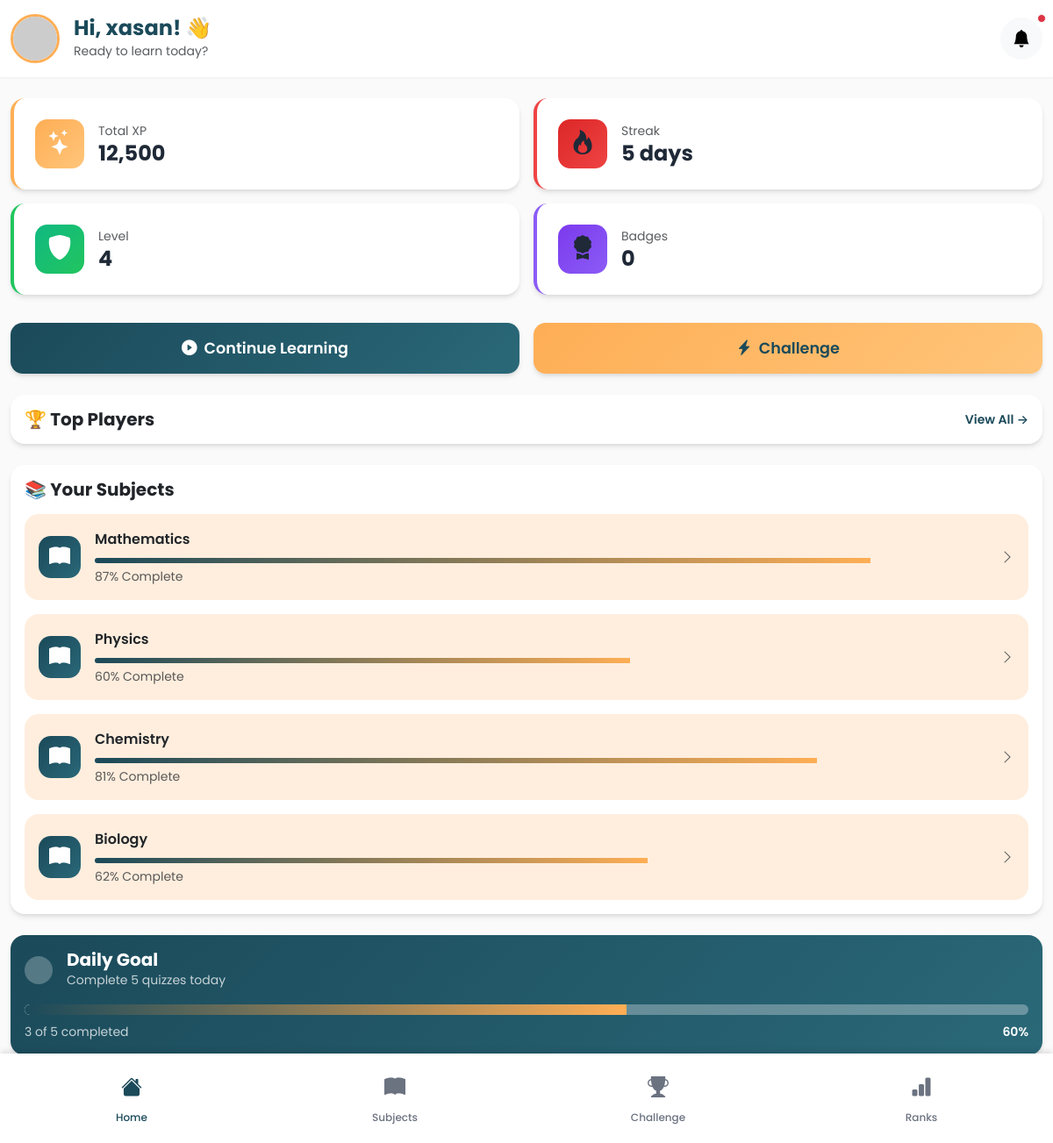
The page / on the database its author committed.
### tables this page shows
CREATE TABLE `students` (
  `id` int(11) NOT NULL,
  `name` varchar(100) NOT NULL,
  `email` varchar(150) DEFAULT NULL,
  `phone_number` varchar(15) DEFAULT NULL,
  `address` varchar(100) DEFAULT NULL,
  `school_id` int(11) DEFAULT NULL,
  `created_at` timestamp NOT NULL DEFAULT current_timestamp(),
  `school` varchar(100) DEFAULT NULL
);

CREATE TABLE `subjects` (
  `id` int(11) NOT NULL,
  `name` varchar(100) NOT NULL,
  `description` text DEFAULT NULL,
  `created_by_user_id` int(11) DEFAULT NULL,
  `created_at` timestamp NOT NULL DEFAULT current_timestamp(),
  `icon` varchar(30) DEFAULT NULL
);

### index.php (the view, shortened to what this page needs)
<?php
include 'inc/conn.php';
$student_id = $_SESSION['student_id'] ?? $_SESSION['user_id'] ?? 1;
$student_stmt = $conn->prepare("SELECT name, email FROM students WHERE id = ?");
$student_stmt->bind_param("i", $student_id);
$student_stmt->execute();
$student_result = $student_stmt->get_result();
$student = $student_result->fetch_assoc();
$student_name = $student ? explode(' ', $student['name'])[0] : 'Student';
$progress_stmt = $conn->prepare("SELECT total_score, streak_days, level FROM student_progress WHERE student_id = ?");
$progress_stmt->bind_param("i", $student_id);
$progress_stmt->execute();
$progress_result = $progress_stmt->get_result();
$progress = $progress_result->fetch_assoc();
$total_xp = $progress['total_score'] ?? 12500;
$streak_days = $progress['streak_days'] ?? 5;
$level = $progress['level'] ?? 4;
$subject_progress_stmt = $conn->prepare("
    SELECT s.id, s.name, COUNT(DISTINCT c.id) as total_chapters
    FROM subjects s
    LEFT JOIN chapters c ON s.id = c.subject_id
    GROUP BY s.id, s.name
    LIMIT 4
");
$subject_progress_stmt->execute();
$subject_progress_result = $subject_progress_stmt->get_result();
$subject_progress = [];
while ($row = $subject_progress_result->fetch_assoc()) {
    $subject_progress[] = $row;
}
$badge_stmt = $conn->prepare("SELECT COUNT(*) as badge_count FROM student_badges WHERE student_id = ?");
$badge_stmt->bind_param("i", $student_id);
$badge_stmt->execute();
$badge_result = $badge_stmt->get_result();
$badge_count = $badge_result->fetch_assoc()['badge_count'] ?? 8;
include 'head.php';
?>
<div class="container-fluid" style="padding-bottom: 100px;">
    <div class="row py-3 sticky-top bg-white shadow-sm-custom">
        <div class="col-12">
            <div class="d-flex justify-content-between align-items-center">
                <div class="d-flex align-items-center gap-3">
                    <img src="https://ui-avatars.com/api/?name=<?php echo urlencode($student_name); ?>&background=feae55&color=1b4a5a&size=56"
                         alt="Avatar" class="avatar" style="width: 56px; height: 56px;">
                    <div>
                        <h1 class="h4 mb-0 fw-bold text-primary">Hi, <?php echo htmlspecialchars($student_name); ?>! 👋</h1>
                        <p class="text-muted small mb-0">Ready to learn today?</p>
                    </div>
                </div>
                <button class="btn btn-light rounded-circle p-2 position-relative" style="width: 48px; height: 48px;">
                    <i class="bi bi-bell-fill fs-5"></i>
                    <span class="position-absolute top-0 start-100 translate-middle p-1 bg-danger border border-light rounded-circle">
                    </span>
                </button>
            </div>
        </div>
    </div>
    <div class="row g-3 mt-2">
        <div class="col-6">
            <div class="stat-card">
                <div class="d-flex align-items-center gap-3">
                    <div class="stat-icon stat-icon-accent">
                        <i class="bi bi-stars"></i>
                    </div>
                    <div>
                        <div class="text-muted small">Total XP</div>
                        <div class="h4 fw-bold mb-0"><?php echo number_format($total_xp); ?></div>
                    </div>
                </div>
            </div>
        </div>
        <div class="col-6">
            <div class="stat-card" style="border-left-color: #ef4444;">
                <div class="d-flex align-items-center gap-3">
                    <div class="stat-icon" style="background: linear-gradient(135deg, #dc2626 0%, #ef4444 100%);">
                        <i class="bi bi-fire"></i>
                    </div>
                    <div>
                        <div class="text-muted small">Streak</div>
                        <div class="h4 fw-bold mb-0"><?php echo $streak_days; ?> days</div>
                    </div>
                </div>
            </div>
        </div>
        <div class="col-6">
            <div class="stat-card" style="border-left-color: #22c55e;">
                <div class="d-flex align-items-center gap-3">
                    <div class="stat-icon stat-icon-success">
                        <i class="bi bi-shield-fill"></i>
                    </div>
                    <div>
                        <div class="text-muted small">Level</div>
                        <div class="h4 fw-bold mb-0"><?php echo $level; ?></div>
                    </div>
                </div>
            </div>
        </div>
        <div class="col-6">
            <div class="stat-card" style="border-left-color: #8b5cf6;">
                <div class="d-flex align-items-center gap-3">
                    <div class="stat-icon" style="background: linear-gradient(135deg, #7c3aed 0%, #8b5cf6 100%);">
                        <i class="bi bi-award-fill"></i>
                    </div>
                    <div>
                        <div class="text-muted small">Badges</div>
                        <div class="h4 fw-bold mb-0"><?php echo $badge_count; ?></div>
                    </div>
                </div>
            </div>
        </div>
    </div>
    <div class="row g-3 mt-3">
        <div class="col-6">
            <a href="subject.php" class="btn btn-primary btn-lg w-100 d-flex align-items-center justify-content-center gap-2">
                <i class="bi bi-play-circle-fill"></i>
                <span>Continue Learning</span>
            </a>
        </div>
        <div class="col-6">
            <a href="challenge.php" class="btn btn-accent btn-lg w-100 d-flex align-items-center justify-content-center gap-2">
                <i class="bi bi-lightning-charge-fill"></i>
                <span>Challenge</span>
            </a>
        </div>
    </div>
    <div class="card mt-4">
        <div class="card-body">
            <div class="d-flex justify-content-between align-items-center mb-3">
                <h3 class="h5 fw-bold mb-0">🏆 Top Players</h3>
                <a href="leaderboard.php" class="text-primary small text-decoration-none fw-semibold">View All →</a>
            </div>
        </div>
    </div>
    <div class="card mt-4">
        <div class="card-body">
            <h3 class="h5 fw-bold mb-3">📚 Your Subjects</h3>
            <div class="row g-3">
                <?php foreach($subject_progress as $subject):
                    $progress_percent = rand(40, 95);
                ?>
                <div class="col-12">
                    <a href="chapters.php?subject_id=<?php echo $subject['id']; ?>" class="text-decoration-none">
                        <div class="d-flex align-items-center gap-3 p-3 bg-light-custom rounded-xl">
                            <div class="stat-icon stat-icon-primary" style="width: 48px; height: 48px; font-size: 1.5rem;">
                                <i class="bi bi-book-fill"></i>
                            </div>
                            <div class="flex-grow-1">
                                <div class="fw-semibold text-dark"><?php echo htmlspecialchars($subject['name']); ?></div>
                                <div class="progress mt-2" style="height: 6px;">
                                    <div class="progress-bar" style="width: <?php echo $progress_percent; ?>%"></div>
                                </div>
                                <div class="text-muted small mt-1"><?php echo $progress_percent; ?>% Complete</div>
                            </div>
                            <i class="bi bi-chevron-right text-muted"></i>
                        </div>
                    </a>
                </div>
                <?php endforeach; ?>
            </div>
        </div>
    </div>
    <div class="card card-primary mt-4">
        <div class="card-body">
            <div class="d-flex align-items-center gap-3 mb-3">
                <div class="bg-white bg-opacity-25 rounded-circle p-3">
                </div>
                <div>
                    <h3 class="h5 fw-bold mb-0">Daily Goal</h3>
                    <p class="mb-0 opacity-75 small">Complete 5 quizzes today</p>
                </div>
            </div>
            <div class="progress" style="height: 12px; background-color: rgba(255,255,255,0.3);">
                <div class="progress-bar bg-white" style="width: 60%"></div>
            </div>
            <div class="d-flex justify-content-between mt-2">
                <span class="small opacity-75">3 of 5 completed</span>
                <span class="small fw-semibold">60%</span>
            </div>
        </div>
    </div>
</div>
<?php include 'inc/footer.php'; ?>

### assets/custom.css (style rules this page uses)
:root { --primary-color: #1b4a5a; --primary-dark: #0f2e38; --primary-light: #2a6878; --accent-color: #feae55; --accent-dark: #e89830; --accent-light: #ffc57a; --light-color: #ffeede; --bg-color: #fafafa; --white: #ffffff; --success: #22c55e; --danger: #ef4444; --warning: #f59e0b; --info: #3b82f6; --text-dark: #1f2937; --text-muted: #6b7280; --border-color: #e5e7eb; --shadow-sm: 0 1px 2px 0 rgba(0, 0, 0, 0.05); --shadow: 0 4px 6px -1px rgba(0, 0, 0, 0.1), 0 2px 4px -1px rgba(0, 0, 0, 0.06); --shadow-lg: 0 10px 15px -3px rgba(0, 0, 0, 0.1), 0 4px 6px -2px rgba(0, 0, 0, 0.05); }
* { margin: 0; padding: 0; box-sizing: border-box; }
body { font-family: 'Poppins', -apple-system, BlinkMacSystemFont, sans-serif; background-color: var(--bg-color); color: var(--text-dark); font-size: 16px; line-height: 1.6; -webkit-font-smoothing: antialiased; -moz-osx-font-smoothing: grayscale; }
.btn-primary { background: linear-gradient(135deg, var(--primary-color) 0%, var(--primary-light) 100%); border: none; color: white; font-weight: 600; padding: 0.75rem 1.5rem; border-radius: 12px; transition: all 0.3s ease; box-shadow: var(--shadow); }
.btn-accent { background: linear-gradient(135deg, var(--accent-color) 0%, var(--accent-light) 100%); border: none; color: var(--primary-color); font-weight: 600; padding: 0.75rem 1.5rem; border-radius: 12px; transition: all 0.3s ease; box-shadow: var(--shadow); }
.btn-lg { padding: 1rem 2rem; font-size: 1.1rem; border-radius: 14px; }
.card { border: none; border-radius: 16px; box-shadow: var(--shadow); overflow: hidden; transition: all 0.3s ease; background: white; }
.card-primary { background: linear-gradient(135deg, var(--primary-color) 0%, var(--primary-light) 100%); color: white; }
.stat-card { padding: 1.5rem; border-radius: 16px; background: white; box-shadow: var(--shadow); transition: all 0.3s ease; border-left: 4px solid var(--accent-color); }
.stat-icon { width: 56px; height: 56px; border-radius: 14px; display: flex; align-items: center; justify-content: center; font-size: 1.75rem; }
.stat-icon-primary { background: linear-gradient(135deg, var(--primary-color) 0%, var(--primary-light) 100%); color: white; }
.stat-icon-accent { background: linear-gradient(135deg, var(--accent-color) 0%, var(--accent-light) 100%); color: white; }
.stat-icon-success { background: linear-gradient(135deg, #10b981 0%, #22c55e 100%); color: white; }
.progress { height: 10px; border-radius: 10px; background-color: var(--light-color); overflow: hidden; }
.progress-bar { background: linear-gradient(90deg, var(--primary-color) 0%, var(--accent-color) 100%); transition: width 0.6s ease; }
.btn, .card, .option-btn, .subject-card, .leaderboard-item { -webkit-tap-highlight-color: transparent; }
.avatar { width: 48px; height: 48px; border-radius: 50%; object-fit: cover; border: 3px solid var(--accent-color); }
.text-primary { color: var(--primary-color) !important; }
.bg-light-custom { background-color: var(--light-color) !important; }
.rounded-xl { border-radius: 16px !important; }
.shadow-sm-custom { box-shadow: var(--shadow-sm) !important; }

### rows shown on the page
students: name "xasan"
subjects: name "Mathematics"
subjects: name "Physics"
subjects: name "Chemistry"
subjects: name "Biology"

### other values the page prints
$total_xp "12,500"
$streak_days "5"
$level "4"
$badge_count "0"
